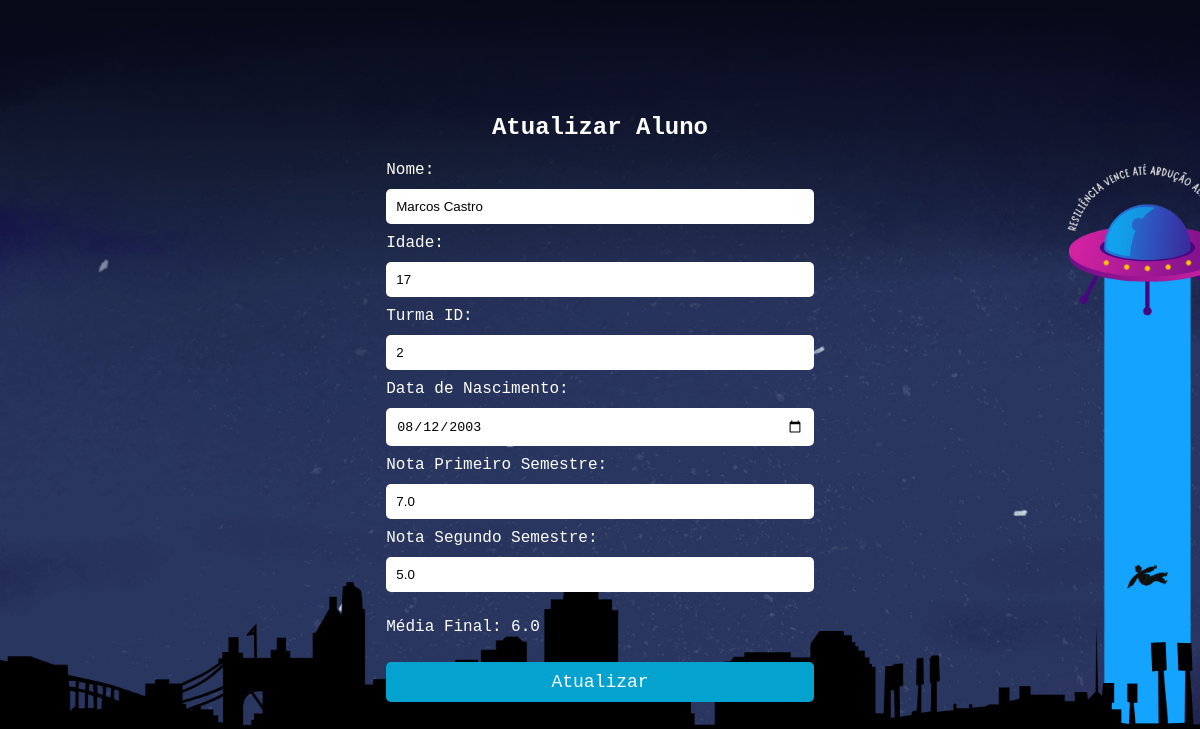
The page /alunos/1/editar on the database as committed earlier.
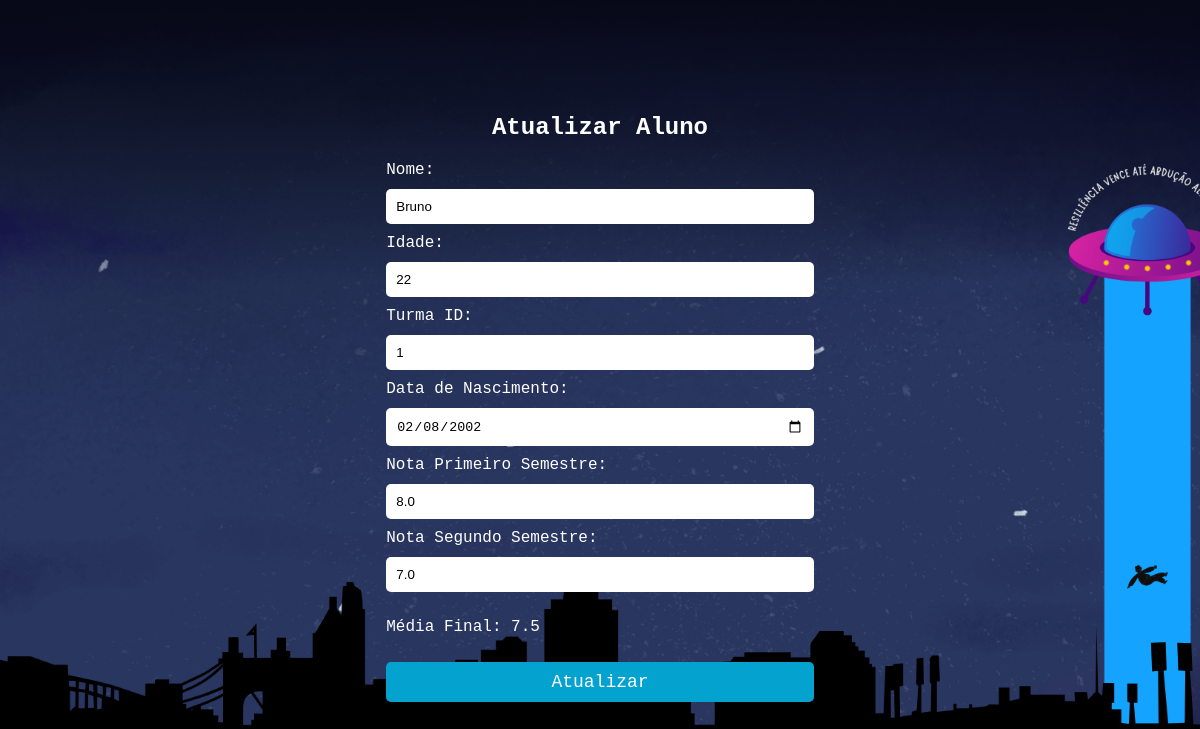
The same page on the database as committed later.
### alunos/alunos_model.py (models this page shows, shortened)
class Aluno(db.Model):
    id = db.Column(db.Integer, primary_key=True)
    nome = db.Column(db.String(100), nullable=False)
    idade = db.Column(db.Integer, nullable=False)
    turma_id = db.Column(db.Integer, db.ForeignKey('turma.id'), nullable=False)
    data_nascimento = db.Column(db.Date, nullable=False)
    nota_primeiro_semestre = db.Column(db.Float, nullable=True, default=0.0)
    nota_segundo_semestre = db.Column(db.Float, nullable=True, default=0.0)
    media_final = db.Column(db.Float, nullable=True, default=None)
    turma = db.relationship('Turma', backref ='alunos')
    def to_dict(self):
        return {
            'id': self.id,
            'nome': self.nome,
            'idade': self.idade,
            'turma_id': self.turma_id,
            'data_nascimento': self.data_nascimento.strftime("%Y-%m-%d"),
            'nota_primeiro_semestre': self.nota_primeiro_semestre,
            'nota_segundo_semestre': self.nota_segundo_semestre,
            'media_final': self.media_final
        }

### alunos/alunos_routes.py (the view)
@alunos_blueprint.route('/alunos/<int:id_aluno>/editar', methods=['GET'])
def editar_aluno_page(id_aluno):
    try:
        aluno = aluno_por_id(id_aluno)
        return render_template('aluno_update.html', aluno=aluno)
    except AlunoNaoEncontrado:
        return jsonify({'message': 'Aluno não encontrado'}), 404

### alunos/alunos_model.py (called while the page is built)
def aluno_por_id(id_aluno):
    aluno = Aluno.query.get(id_aluno)
    if not aluno:
        raise AlunoNaoEncontrado
    return aluno.to_dict()

### templates/aluno_update.html (shortened to what this page needs)
<!DOCTYPE html>
<html lang="en">
<head>
    <link rel="stylesheet" href="{{ url_for('static', filename='CSS/atualizar.css')}}"/>
</head>
<body>
    <h1>Atualizar Aluno</h1>
    <div class="atualizar">
      <form action="{{ url_for('alunos.update_aluno', id_aluno=aluno.id) }}" method="POST">
      <label for="nome">Nome:</label>
      <input type="text" id="nome" name="nome" value="{{ aluno.nome }}"><br>
      <label for="idade">Idade:</label>
      <input type="number" id="idade" name="idade" value="{{ aluno.idade }}"><br>
      <label for="turma_id">Turma ID:</label>
      <input type="number" id="turma_id" name="turma_id" value="{{ aluno.turma_id }}"><br>
      <label for="data_nascimento">Data de Nascimento:</label>
      <input type="date" id="data_nascimento" name="data_nascimento" value="{{ aluno.data_nascimento }}"><br>
      <label for="nota_primeiro_semestre">Nota Primeiro Semestre:</label>
      <input type="number" step="0.01" id="nota_primeiro_semestre" name="nota_primeiro_semestre" value="{{ aluno.nota_primeiro_semestre }}"><br>
      <label for="nota_segundo_semestre">Nota Segundo Semestre:</label>
      <input type="number" step="0.01" id="nota_segundo_semestre" name="nota_segundo_semestre" value="{{ aluno.nota_segundo_semestre }}"><br>
      <p>Média Final: {{ aluno.media_final }}</p>
      <button type="submit">Atualizar</button>
    </div>
</body>
</html>

Rows that differ between the two databases and show on the page:
changed Aluno: nome "Marcos Castro" → "Bruno"; nota_primeiro_semestre "7.0" → "8.0"; nota_segundo_semestre "5.0" → "7.0"; media_final "6.0" → "7.5"
Other text that changed with them:
form field idade: "17" → "22"
form field turma_id: "2" → "1"
form field data_nascimento: "08/12/2003" → "02/08/2002"
